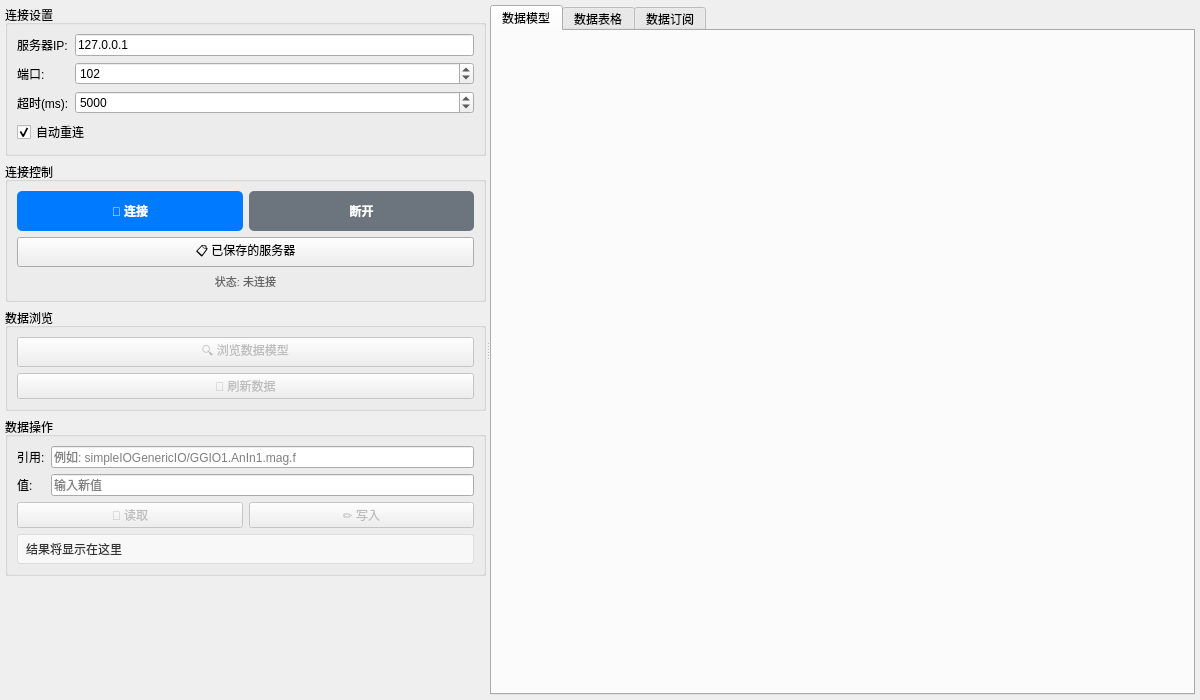
<?xml version="1.0" encoding="UTF-8"?>
<ui version="4.0">
 <class>ClientPanel</class>
 <widget class="QWidget" name="ClientPanel">
  <property name="geometry">
   <rect>
    <x>0</x>
    <y>0</y>
    <width>1200</width>
    <height>700</height>
   </rect>
  </property>
  <layout class="QVBoxLayout" name="mainLayout">
   <property name="leftMargin">
    <number>5</number>
   </property>
   <property name="topMargin">
    <number>5</number>
   </property>
   <property name="rightMargin">
    <number>5</number>
   </property>
   <property name="bottomMargin">
    <number>5</number>
   </property>
   <property name="spacing">
    <number>10</number>
   </property>
   <item>
    <widget class="QSplitter" name="mainSplitter">
     <property name="orientation">
      <enum>Qt::Orientation::Horizontal</enum>
     </property>
     <!-- Left Panel -->
     <widget class="QWidget" name="leftPanel">
      <layout class="QVBoxLayout" name="leftLayout">
       <property name="leftMargin">
        <number>0</number>
       </property>
       <property name="topMargin">
        <number>0</number>
       </property>
       <property name="rightMargin">
        <number>0</number>
       </property>
       <property name="bottomMargin">
        <number>0</number>
       </property>
       <item>
        <widget class="QGroupBox" name="connectionGroup">
         <property name="title">
          <string>连接设置</string>
         </property>
         <layout class="QGridLayout" name="connectionLayout">
          <item row="0" column="0">
           <widget class="QLabel" name="ipLabel">
            <property name="text">
             <string>服务器IP:</string>
            </property>
           </widget>
          </item>
          <item row="0" column="1">
           <widget class="QLineEdit" name="ipInput">
            <property name="text">
             <string>127.0.0.1</string>
            </property>
            <property name="placeholderText">
             <string>127.0.0.1</string>
            </property>
           </widget>
          </item>
          <item row="1" column="0">
           <widget class="QLabel" name="portLabel">
            <property name="text">
             <string>端口:</string>
            </property>
           </widget>
          </item>
          <item row="1" column="1">
           <widget class="QSpinBox" name="portInput">
            <property name="minimum">
             <number>1</number>
            </property>
            <property name="maximum">
             <number>65535</number>
            </property>
            <property name="value">
             <number>102</number>
            </property>
           </widget>
          </item>
          <item row="2" column="0">
           <widget class="QLabel" name="timeoutLabel">
            <property name="text">
             <string>超时(ms):</string>
            </property>
           </widget>
          </item>
          <item row="2" column="1">
           <widget class="QSpinBox" name="timeoutInput">
            <property name="minimum">
             <number>1000</number>
            </property>
            <property name="maximum">
             <number>60000</number>
            </property>
            <property name="singleStep">
             <number>1000</number>
            </property>
            <property name="value">
             <number>5000</number>
            </property>
           </widget>
          </item>
          <item row="3" column="0" colspan="2">
           <widget class="QCheckBox" name="autoReconnectCheck">
            <property name="text">
             <string>自动重连</string>
            </property>
            <property name="checked">
             <bool>true</bool>
            </property>
           </widget>
          </item>
         </layout>
        </widget>
       </item>
       <item>
        <widget class="QGroupBox" name="controlGroup">
         <property name="title">
          <string>连接控制</string>
         </property>
         <layout class="QVBoxLayout" name="controlLayout">
          <item>
           <layout class="QHBoxLayout" name="btnLayout">
            <item>
             <widget class="QPushButton" name="connectBtn">
              <property name="minimumSize">
               <size>
                <width>0</width>
                <height>40</height>
               </size>
              </property>
              <property name="styleSheet">
               <string notr="true">QPushButton {
    background-color: #007bff;
    color: white;
    font-weight: bold;
    border-radius: 5px;
}
QPushButton:hover {
    background-color: #0069d9;
}
QPushButton:disabled {
    background-color: #6c757d;
}</string>
              </property>
              <property name="text">
               <string>🔌 连接</string>
              </property>
             </widget>
            </item>
            <item>
             <widget class="QPushButton" name="disconnectBtn">
              <property name="enabled">
               <bool>false</bool>
              </property>
              <property name="minimumSize">
               <size>
                <width>0</width>
                <height>40</height>
               </size>
              </property>
              <property name="styleSheet">
               <string notr="true">QPushButton {
    background-color: #dc3545;
    color: white;
    font-weight: bold;
    border-radius: 5px;
}
QPushButton:hover {
    background-color: #c82333;
}
QPushButton:disabled {
    background-color: #6c757d;
}</string>
              </property>
              <property name="text">
               <string>断开</string>
              </property>
             </widget>
            </item>
           </layout>
          </item>
          <item>
           <widget class="QPushButton" name="savedServersBtn">
            <property name="text">
             <string>📋 已保存的服务器</string>
            </property>
           </widget>
          </item>
          <item>
           <widget class="QLabel" name="statusLabel">
            <property name="styleSheet">
             <string notr="true">color: #666; font-size: 11px;</string>
            </property>
            <property name="text">
             <string>状态: 未连接</string>
            </property>
            <property name="alignment">
             <set>Qt::AlignmentFlag::AlignCenter</set>
            </property>
           </widget>
          </item>
         </layout>
        </widget>
       </item>
       <item>
        <widget class="QGroupBox" name="browseGroup">
         <property name="title">
          <string>数据浏览</string>
         </property>
         <layout class="QVBoxLayout" name="browseLayout">
          <item>
           <widget class="QPushButton" name="browseBtn">
            <property name="enabled">
             <bool>false</bool>
            </property>
            <property name="text">
             <string>🔍 浏览数据模型</string>
            </property>
           </widget>
          </item>
          <item>
           <widget class="QPushButton" name="refreshBtn">
            <property name="enabled">
             <bool>false</bool>
            </property>
            <property name="text">
             <string>🔄 刷新数据</string>
            </property>
           </widget>
          </item>
         </layout>
        </widget>
       </item>
       <item>
        <widget class="QGroupBox" name="operationGroup">
         <property name="title">
          <string>数据操作</string>
         </property>
         <layout class="QVBoxLayout" name="operationLayout">
          <item>
           <layout class="QGridLayout" name="opGrid">
            <item row="0" column="0">
             <widget class="QLabel" name="refLabel">
              <property name="text">
               <string>引用:</string>
              </property>
             </widget>
            </item>
            <item row="0" column="1">
             <widget class="QLineEdit" name="refInput">
              <property name="placeholderText">
               <string>例如: simpleIOGenericIO/GGIO1.AnIn1.mag.f</string>
              </property>
             </widget>
            </item>
            <item row="1" column="0">
             <widget class="QLabel" name="valueLabel">
              <property name="text">
               <string>值:</string>
              </property>
             </widget>
            </item>
            <item row="1" column="1">
             <widget class="QLineEdit" name="valueInput">
              <property name="placeholderText">
               <string>输入新值</string>
              </property>
             </widget>
            </item>
           </layout>
          </item>
          <item>
           <layout class="QHBoxLayout" name="opBtnLayout">
            <item>
             <widget class="QPushButton" name="readBtn">
              <property name="enabled">
               <bool>false</bool>
              </property>
              <property name="text">
               <string>📖 读取</string>
              </property>
             </widget>
            </item>
            <item>
             <widget class="QPushButton" name="writeBtn">
              <property name="enabled">
               <bool>false</bool>
              </property>
              <property name="text">
               <string>✏️ 写入</string>
              </property>
             </widget>
            </item>
           </layout>
          </item>
          <item>
           <widget class="QLabel" name="resultLabel">
            <property name="styleSheet">
             <string notr="true">color: #333; background-color: #f8f8f8; padding: 5px; border: 1px solid #ddd; border-radius: 3px;</string>
            </property>
            <property name="text">
             <string>结果将显示在这里</string>
            </property>
            <property name="wordWrap">
             <bool>true</bool>
            </property>
           </widget>
          </item>
         </layout>
        </widget>
       </item>
       <item>
        <spacer name="verticalSpacer">
         <property name="orientation">
          <enum>Qt::Orientation::Vertical</enum>
         </property>
         <property name="sizeHint" stdset="0">
          <size>
           <width>20</width>
           <height>40</height>
          </size>
         </property>
        </spacer>
       </item>
      </layout>
     </widget>
     <!-- Right Panel -->
     <widget class="QWidget" name="rightPanel">
      <layout class="QVBoxLayout" name="rightLayout">
       <property name="leftMargin">
        <number>0</number>
       </property>
       <property name="topMargin">
        <number>0</number>
       </property>
       <property name="rightMargin">
        <number>0</number>
       </property>
       <property name="bottomMargin">
        <number>0</number>
       </property>
       <item>
        <widget class="QTabWidget" name="dataTabWidget">
         <property name="currentIndex">
          <number>0</number>
         </property>
         <widget class="QWidget" name="treeTab">
          <attribute name="title">
           <string>数据模型</string>
          </attribute>
          <layout class="QVBoxLayout" name="treeTabLayout">
           <!-- DataTreeWidget will be inserted here -->
          </layout>
         </widget>
         <widget class="QWidget" name="tableTab">
          <attribute name="title">
           <string>数据表格</string>
          </attribute>
          <layout class="QVBoxLayout" name="tableTabLayout">
           <item>
            <widget class="QTableWidget" name="dataTable">
             <property name="alternatingRowColors">
              <bool>true</bool>
             </property>
             <property name="selectionBehavior">
              <enum>QAbstractItemView::SelectionBehavior::SelectRows</enum>
             </property>
             <property name="sortingEnabled">
              <bool>true</bool>
             </property>
             <property name="columnCount">
              <number>5</number>
             </property>
             <column>
              <property name="text">
               <string>引用</string>
              </property>
             </column>
             <column>
              <property name="text">
               <string>值</string>
              </property>
             </column>
             <column>
              <property name="text">
               <string>类型</string>
              </property>
             </column>
             <column>
              <property name="text">
               <string>质量</string>
              </property>
             </column>
             <column>
              <property name="text">
               <string>时间戳</string>
              </property>
             </column>
            </widget>
           </item>
          </layout>
         </widget>
         <widget class="QWidget" name="subscribeTab">
          <attribute name="title">
           <string>数据订阅</string>
          </attribute>
          <layout class="QVBoxLayout" name="subscribeTabLayout">
           <item>
            <widget class="QGroupBox" name="subscribeConfigGroup">
             <property name="title">
              <string>订阅配置</string>
             </property>
             <layout class="QGridLayout" name="subscribeConfigLayout">
              <item row="0" column="0">
               <widget class="QLabel" name="reportIdLabel">
                <property name="text">
                 <string>报告ID:</string>
                </property>
               </widget>
              </item>
              <item row="0" column="1">
               <widget class="QComboBox" name="reportIdCombo">
                <property name="editable">
                 <bool>true</bool>
                </property>
               </widget>
              </item>
              <item row="1" column="0">
               <widget class="QLabel" name="dataSetLabel">
                <property name="text">
                 <string>数据集:</string>
                </property>
               </widget>
              </item>
              <item row="1" column="1">
               <widget class="QComboBox" name="dataSetCombo">
                <property name="editable">
                 <bool>true</bool>
                </property>
               </widget>
              </item>
             </layout>
            </widget>
           </item>
           <item>
            <layout class="QHBoxLayout" name="subscribeBtnLayout">
             <item>
              <widget class="QPushButton" name="subscribeBtn">
               <property name="enabled">
                <bool>false</bool>
               </property>
               <property name="text">
                <string>📡 订阅</string>
               </property>
              </widget>
             </item>
             <item>
              <widget class="QPushButton" name="unsubscribeBtn">
               <property name="enabled">
                <bool>false</bool>
               </property>
               <property name="text">
                <string>取消订阅</string>
               </property>
              </widget>
             </item>
             <item>
              <spacer name="subscribeSpacer">
               <property name="orientation">
                <enum>Qt::Orientation::Horizontal</enum>
               </property>
               <property name="sizeHint" stdset="0">
                <size>
                 <width>40</width>
                 <height>20</height>
                </size>
               </property>
              </spacer>
             </item>
            </layout>
           </item>
           <item>
            <widget class="QTableWidget" name="subscribeTable">
             <property name="alternatingRowColors">
              <bool>true</bool>
             </property>
             <property name="columnCount">
              <number>4</number>
             </property>
             <column>
              <property name="text">
               <string>引用</string>
              </property>
             </column>
             <column>
              <property name="text">
               <string>值</string>
              </property>
             </column>
             <column>
              <property name="text">
               <string>变化原因</string>
              </property>
             </column>
             <column>
              <property name="text">
               <string>时间戳</string>
              </property>
             </column>
            </widget>
           </item>
          </layout>
         </widget>
        </widget>
       </item>
      </layout>
     </widget>
    </widget>
   </item>
  </layout>
 </widget>
 <resources/>
 <connections/>
</ui>
